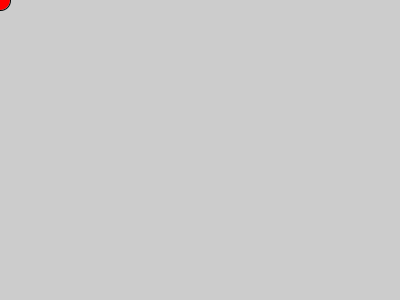
Frame 1 (no input)
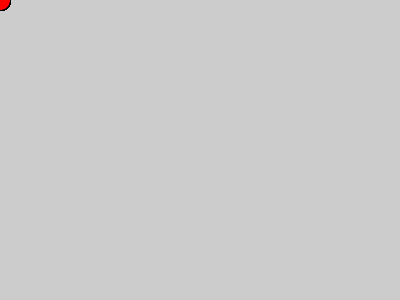
Frame 60 (the mouse pressed at the canvas centre just before this capture)
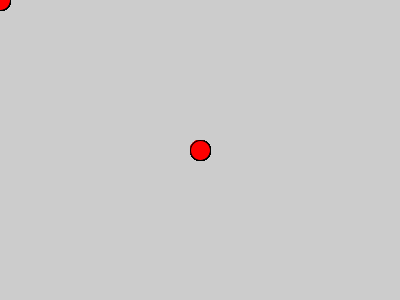
Frame 120 (the mouse held since frame 60 and released just before this capture)

The Processing sketch that drew these frames (run headless with seeded random() and noise(); from frame 60 on, the mouse is pressed at the canvas centre):

// Processing sketch: processing_106525
// ── processing_106525.pde

void setup() {
     size(400,300);
}

void draw () {

fill(255,0,0);
ellipse(mouseX,mouseY,20,20);
}
